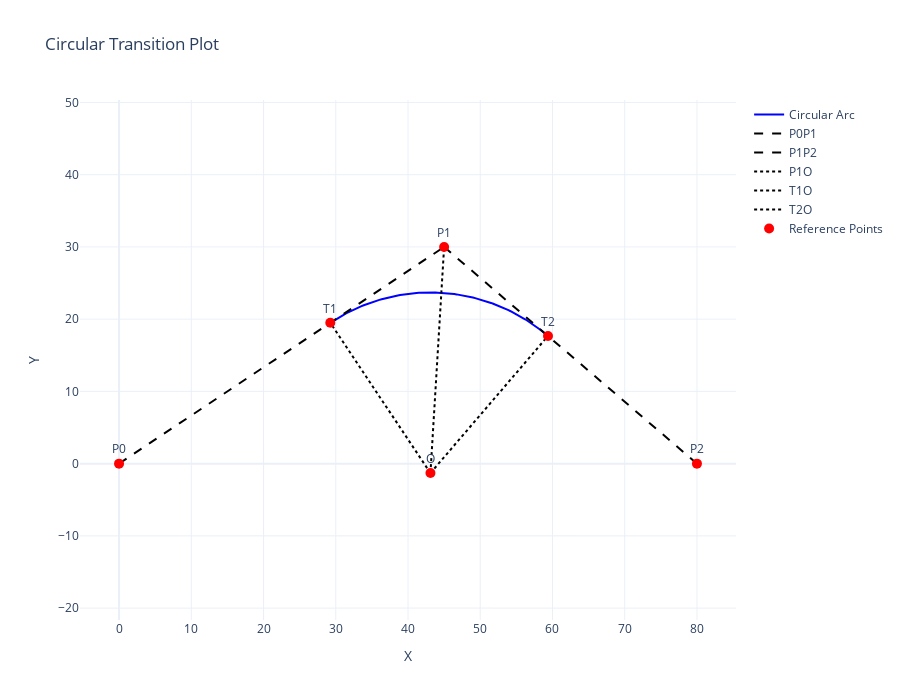

Source (notebook cell):
### Code cell
# Import necessary modules
from functions import CircularTransition  # Class handling circular transitions
import numpy as np  # Library for numerical operations

# Define problem data  
P0 = [0, 0]
P1 = [45, 30]
P2 = [80, 0]
R = 25

# Create the circular transition object 
# (This automatically computes the transition parameters)
transition = CircularTransition(P0, P1, P2, R)

# Visualize the transition (arc, tangent points, and straight sections).
# This visualization uses Plotly (import plotly.graph_objects) and is visible only when the file is opened in Jupyter Notebook.
transition.Plot()

### Figure 1 — Plotly figure (JSON) as saved in the notebook; plotly's stock layout.template omitted (floating-point values rounded to 4 significant figures)
{"data": [{"line": {"color": "blue", "width": 2}, "mode": "lines", "name": "Circular Arc", "type": "scatter", "x": [29.24, 29.52, 29.79, 30.07, 30.35, 30.63, 30.92, 31.2, 31.49, 31.78, 32.08, 32.37, 32.67, 32.97, 33.27, 33.57, 33.87, 34.18, 34.48, 34.79, 35.1, 35.41, 35.72, 36.04, 36.35, 36.67, 36.99, 37.3, 37.62, 37.94, 38.26, 38.58, 38.91, 39.23, 39.55, 39.88, 40.2, 40.53, 40.85, 41.18, 41.51, 41.83, 42.16, 42.49, 42.82, 43.14, 43.47, 43.8, 44.13, 44.45, 44.78, 45.11, 45.43, 45.76, 46.08, 46.41, 46.73, 47.06, 47.38, 47.7, 48.02, 48.34, 48.66, 48.98, 49.3, 49.62, 49.93, 50.25, 50.56, 50.87, 51.18, 51.49, 51.8, 52.11, 52.41, 52.71, 53.01, 53.31, 53.61, 53.91, 54.2, 54.5, 54.79, 55.07, 55.36, 55.65, 55.93, 56.21, 56.49, 56.76, 57.03, 57.3, 57.57, 57.84, 58.1, 58.36, 58.62, 58.88, 59.13, 59.38], "y": [19.49, 19.67, 19.85, 20.02, 20.19, 20.36, 20.52, 20.68, 20.83, 20.98, 21.13, 21.27, 21.41, 21.54, 21.67, 21.8, 21.92, 22.04, 22.16, 22.27, 22.38, 22.48, 22.58, 22.67, 22.76, 22.85, 22.93, 23.01, 23.08, 23.15, 23.22, 23.28, 23.34, 23.39, 23.44, 23.48, 23.52, 23.56, 23.59, 23.62, 23.64, 23.66, 23.68, 23.69, 23.69, 23.69, 23.69, 23.68, 23.67, 23.66, 23.64, 23.61, 23.59, 23.55, 23.52, 23.47, 23.43, 23.38, 23.33, 23.27, 23.21, 23.14, 23.07, 22.99, 22.91, 22.83, 22.74, 22.65, 22.56, 22.46, 22.35, 22.25, 22.13, 22.02, 21.9, 21.78, 21.65, 21.52, 21.38, 21.24, 21.1, 20.95, 20.8, 20.64, 20.49, 20.32, 20.16, 19.99, 19.81, 19.64, 19.46, 19.27, 19.08, 18.89, 18.7, 18.5, 18.3, 18.09, 17.89, 17.67]}, {"line": {"color": "black", "dash": "dash", "width": 2}, "mode": "lines", "name": "P0P1", "type": "scatter", "x": [0, 45], "y": [0, 30]}, {"line": {"color": "black", "dash": "dash", "width": 2}, "mode": "lines", "name": "P1P2", "type": "scatter", "x": [45, 80], "y": [30, 0]}, {"line": {"color": "black", "dash": "dot", "width": 2}, "mode": "lines", "name": "P1O", "type": "scatter", "x": [43.11, 45], "y": [-1.307, 30]}, {"line": {"color": "black", "dash": "dot", "width": 2}, "mode": "lines", "name": "T1O", "type": "scatter", "x": [43.11, 29.24], "y": [-1.307, 19.49]}, {"line": {"color": "black", "dash": "dot", "width": 2}, "mode": "lines", "name": "T2O", "type": "scatter", "x": [43.11, 59.38], "y": [-1.307, 17.67]}, {"marker": {"color": "red", "size": 10}, "mode": "markers+text", "name": "Reference Points", "text": ["P0", "P1", "P2", "O", "T1", "T2"], "textposition": "top center", "type": "scatter", "x": [0, 45, 80, 43.11, 29.24, 59.38], "y": [0, 30, 0, -1.307, 19.49, 17.67]}], "layout": {"height": 700, "title": {"text": "Circular Transition Plot"}, "width": 900, "xaxis": {"autorange": true, "domain": [0, 1], "range": [-5.416, 85.42], "scaleanchor": "y", "scaleratio": 1, "title": {"text": "X"}, "type": "linear"}, "yaxis": {"autorange": true, "domain": [0, 1], "range": [-22.04, 50.74], "scaleanchor": "x", "scaleratio": 1, "title": {"text": "Y"}, "type": "linear"}}}
